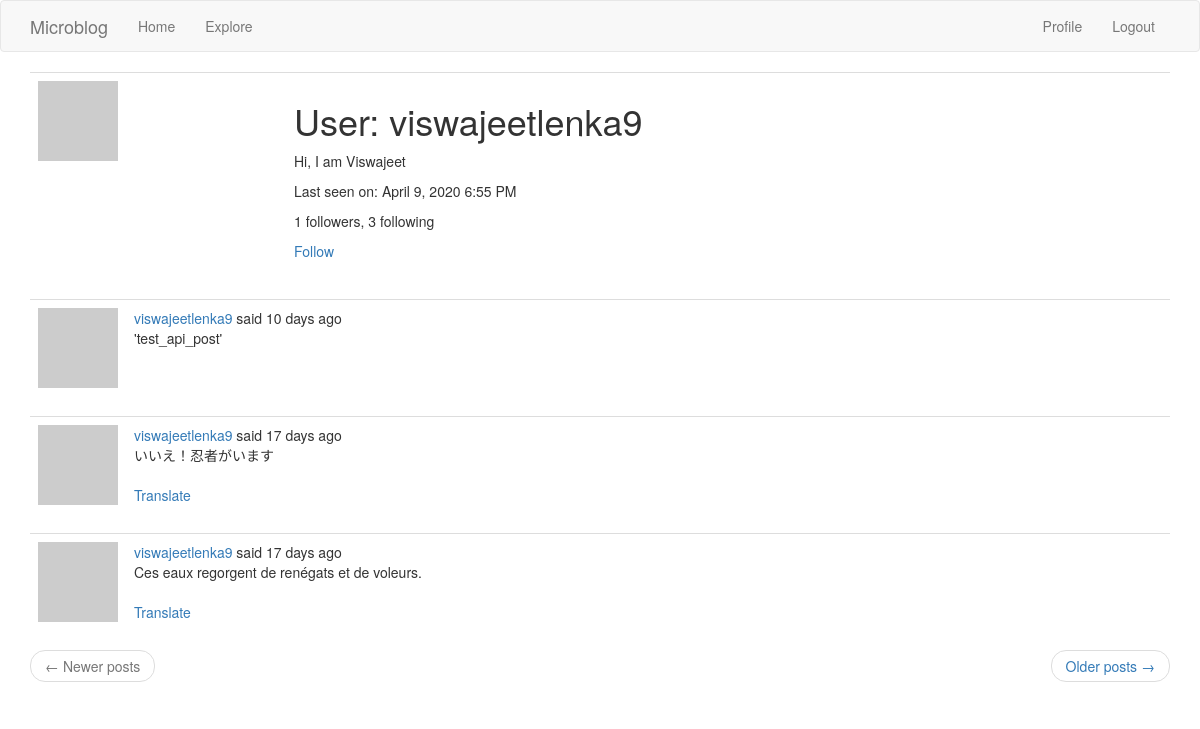
/user/viswajeetlenka9 (signed in), run on the app's committed database.
### app/models.py (models this page shows, shortened)
class PaginatedAPIMixin(object):
    @staticmethod
    def to_collection_dict(query, page, per_page, endpoint, **kwargs):
        resources = query.paginate(page, per_page, False)
        data = {
            'items': [item.to_dict() for item in resources.items],
            '_meta': {
                'page': page,
                'per_page': per_page,
                'total_pages': resources.pages,
                'total_items': resources.total
            },
            '_links': {
                'self': url_for(endpoint, page=page, per_page=per_page,**kwargs),
                'next': url_for(endpoint, page=page + 1, per_page=per_page,**kwargs) if resources.has_next else None,
                'prev': url_for(endpoint, page=page - 1, per_page=per_page,**kwargs) if resources.has_prev else None
            }
        }
        return data

class User(PaginatedAPIMixin, UserMixin, db.Model):
    id = db.Column(db.Integer, primary_key=True)
    username = db.Column(db.String(64), index=True, unique=True)
    email = db.Column(db.String(120), index=True, unique=True)
    password_hash = db.Column(db.String(128))
    posts = db.relationship('Post', backref='author', lazy='dynamic')
    about_me = db.Column(db.String(140))
    last_seen = db.Column(db.DateTime, default=datetime.utcnow)
    token = db.Column(db.String(32), index=True, unique=True)
    token_expiration = db.Column(db.DateTime)
    followed = db.relationship(
        'User', secondary=followers,
        primaryjoin=(followers.c.follower_id == id),
        secondaryjoin=(followers.c.followed_id == id),
        backref=db.backref('followers', lazy='dynamic'), lazy='dynamic')
    def avatar(self, size):
        digest = md5(self.email.lower().encode('utf-8')).hexdigest()
        return 'https://www.gravatar.com/avatar/{}?d=identicon&s={}'.format(
            digest, size)
    def is_following(self, user):
        return self.followed.filter(
            followers.c.followed_id == user.id).count() > 0

class Post(db.Model,PaginatedAPIMixin):
    id = db.Column(db.Integer, primary_key=True)
    body = db.Column(db.String(140))
    timestamp = db.Column(db.DateTime, index=True, default=datetime.utcnow)
    user_id = db.Column(db.Integer, db.ForeignKey('user.id'))
    language = db.Column(db.String(5))

### app/main/routes.py (the view)
@bp.route('/user/<username>')
@login_required
def user(username):
    user = User.query.filter_by(username=username).first_or_404()
    page = request.args.get('page', 1, type=int)
    posts = user.posts.order_by(Post.timestamp.desc()).paginate(
        page, current_app.config['POSTS_PER_PAGE'], False)
    next_url = url_for('main.user', username=user.username,
                       page=posts.next_num) if posts.has_next else None
    prev_url = url_for('main.user', username=user.username,
                       page=posts.prev_num) if posts.has_prev else None
    return render_template('user.html', user=user, posts=posts.items,
                           next_url=next_url, prev_url=prev_url)

### app/main/routes.py (called while the page is built)
@bp.before_app_request
def before_request():
    if current_user.is_authenticated:
        current_user.last_seen = datetime.utcnow()
        db.session.commit()
    g.locale = str(get_locale())

### app/models.py (called while the page is built)
@login.user_loader
def load_user(id):
    return User.query.get(int(id))

### app/templates/user.html
{% extends "base.html" %}
{% block app_content %}
    <table class="table table-hover">
        <tr>
            <td width="256px"><img src="{{ user.avatar(256) }}"></td>
            <td>
                <h1>{{ _('User') }}: {{ user.username }}</h1>
                {% if user.about_me %}<p>{{ user.about_me }}</p>{% endif %}
                {% if user.last_seen %}
                <p>{{ _('Last seen on') }}: {{ moment(user.last_seen).format('LLL') }}</p>
                {% endif %}
                <p>{{ _('%(count)d followers', count=user.followers.count()) }}, {{ _('%(count)d following', count=user.followed.count()) }}</p>
                {% if user == current_user %}
                <p><a href="{{ url_for('main.edit_profile') }}">{{ _('Edit your profile') }}</a></p>
                {% elif not current_user.is_following(user) %}
                <p><a href="{{ url_for('main.follow', username=user.username) }}">{{ _('Follow') }}</a></p>
                {% else %}
                <p><a href="{{ url_for('main.unfollow', username=user.username) }}">{{ _('Unfollow') }}</a></p>
                {% endif %}
            </td>
        </tr>
    </table>
    {% for post in posts %}
        {% include '_post.html' %}
    {% endfor %}
    <nav aria-label="...">
        <ul class="pager">
            <li class="previous{% if not prev_url %} disabled{% endif %}">
                <a href="{{ prev_url or '#' }}">
                    <span aria-hidden="true">&larr;</span> {{ _('Newer posts') }}
                </a>
            </li>
            <li class="next{% if not next_url %} disabled{% endif %}">
                <a href="{{ next_url or '#' }}">
                    {{ _('Older posts') }} <span aria-hidden="true">&rarr;</span>
                </a>
            </li>
        </ul>
    </nav>
{% endblock %}

### app/templates/_post.html (shortened to what this page needs)
    <table class="table table-hover">
        <tr>
            <td width="70px">
                <a href="{{ url_for('main.user', username=post.author.username) }}">
                    <img src="{{ post.author.avatar(70) }}" />
                </a>
            </td>
            <td>
                {{ _('%(username)s said %(when)s',
                    username=user_link, when=moment(post.timestamp).fromNow()) }}
                <br>
                <span id="post{{ post.id }}">{{ post.body }}</span>
                {% if post.language and post.language != g.locale %}
                <br><br>
                <span id="translation{{ post.id }}">
                    <a href="javascript:translate(
                                '#post{{ post.id }}',
                                '#translation{{ post.id }}',
                                '{{ post.language }}',
                                '{{ g.locale }}');">{{ _('Translate') }}</a>
                </span>
                {% endif %}
            </td>
        </tr>
    </table>

### data on the page
User: username "viswajeetlenka9", about_me "Hi, I am Viswajeet", last_seen "April 9, 2020 6:55 PM"
Post: body "'test_api_post'"
Post: body "いいえ！忍者がいます"
Post: body "Ces eaux regorgent de renégats et de voleurs."
